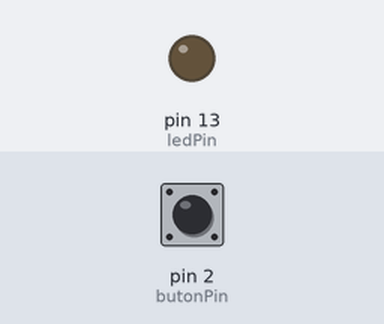
Recording of a sketch running on a simulated Arduino Uno, built with avr-gcc and run on an emulated ATmega328P. Parts: output pins drawn as LEDs (lit = HIGH). Dashed ring = blinking. The test bench sets the inputs (shaded band); at power-on: pin 2 (butonPin) HIGH.

Above: at 1.2 s.
1.3 s: pin 2 (butonPin) pulsed LOW 5 times (0.12 s each, 0.3 s apart)
At 2.0 s:
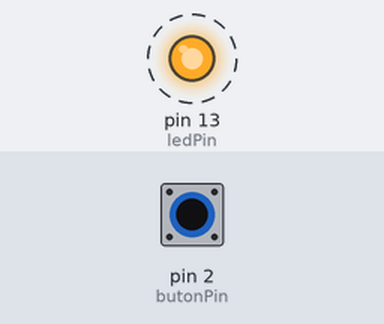
Timing chart, 0 to 4.5 s (numbered marks = the images above; inputs shaded):
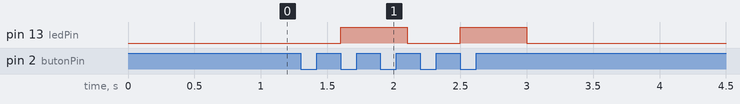

The sketch:

led_cift_basis.ino
```cpp
// Butona ust uste 2 kez basilinca, iki basis arasindaki sure
//   100 ms'den kisaysa -> led yanar ve yanik kalir
//   degilse            -> led yanip soner
//
// INPUT_PULLUP kullanildigi icin:
//   buton basili degilken -> HIGH (1)
//   buton basiliyken      -> LOW  (0)

const int butonPin = 2;
const int ledPin = 13;              // kart uzerindeki led (varsayim)

unsigned long ilkBasis;             // 1. basisin zamani
unsigned long fark;                 // iki basis arasindaki sure (ms)

void setup() {
  pinMode(butonPin, INPUT_PULLUP);
  pinMode(ledPin, OUTPUT);
}

void loop() {
  while (digitalRead(butonPin) == HIGH) {}      // 1. basisi bekle
  ilkBasis = millis();                          // 1. basisin zamanini kaydet
  digitalWrite(ledPin, LOW);                    // onceki sonuctan kalan isigi sondur

  while (digitalRead(butonPin) == LOW) {}       // buton birakilana kadar bekle
  while (digitalRead(butonPin) == HIGH) {}      // 2. basisi bekle
  fark = millis() - ilkBasis;                   // simdiki zaman - 1. basisin zamani

  if (fark < 100) {
    digitalWrite(ledPin, HIGH);                 // hizli basis: led yanik kalir
  }
  else {
    digitalWrite(ledPin, HIGH);                 // yavas basis: led yanip soner
    delay(500);
    digitalWrite(ledPin, LOW);
  }

  while (digitalRead(butonPin) == LOW) {}       // 2. basis birakilsin, sonra basa don
}
```

Measured:
- after the input at 1.3 s, pin 13 (ledPin): alternates HIGH for 0.50 s and LOW for 0.40 s, 4 changes in all, then stays LOW, starting after 0.30 s
